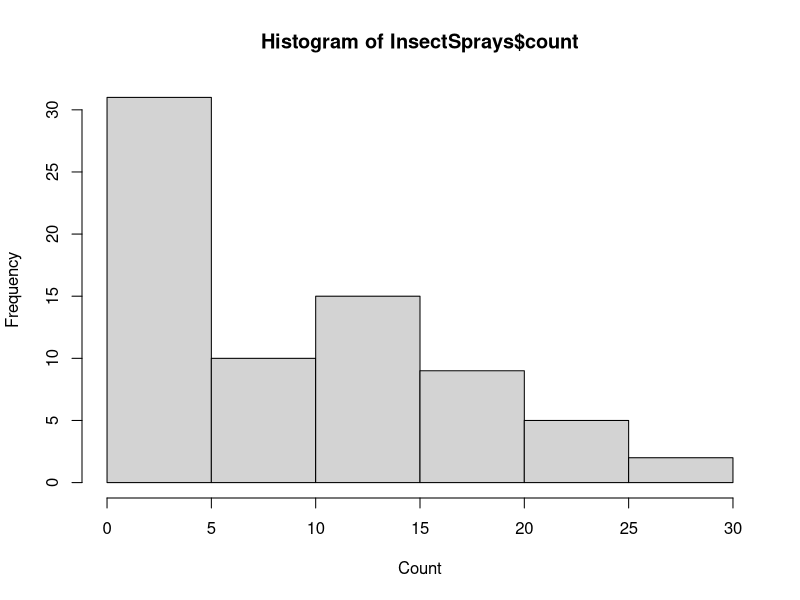
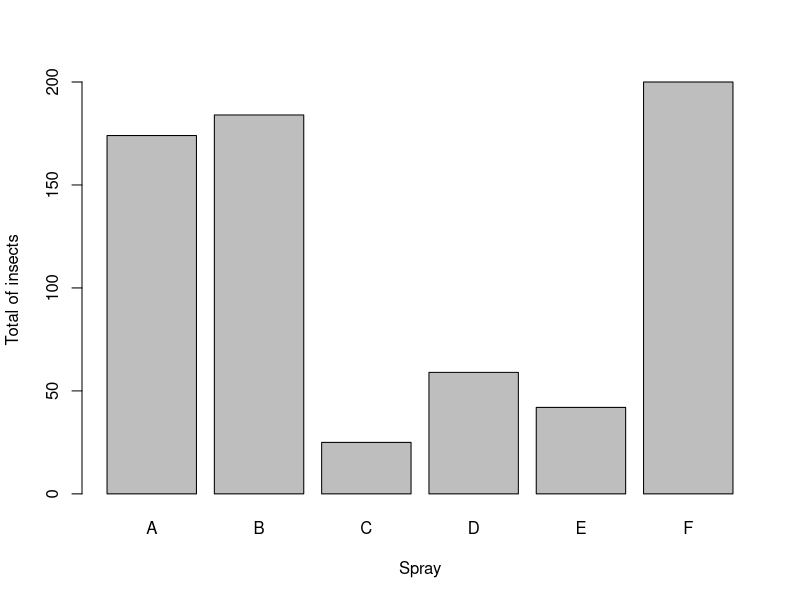
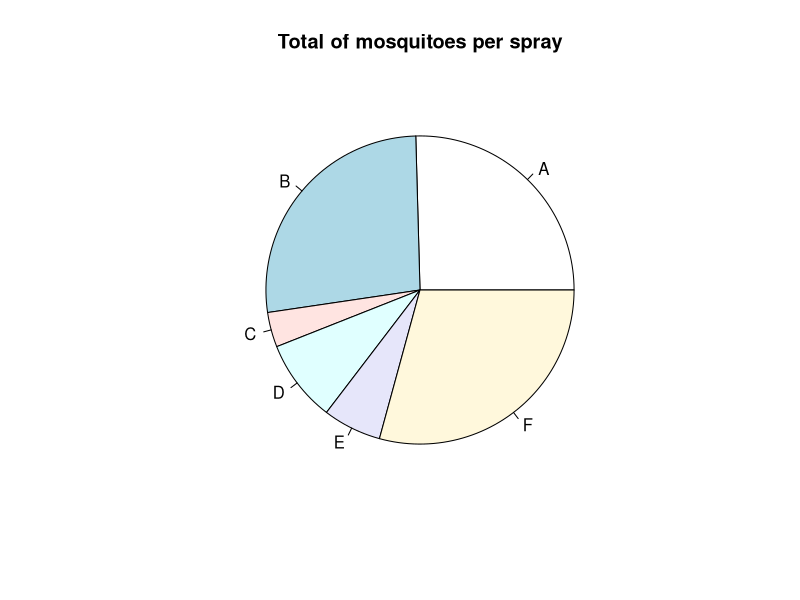

The R script that drew these images, in order: (Note: this script raises an error after producing the figures.)
#a ----
hist(InsectSprays$count,xlab = "Count",right=T)

#b ----
sumofinsects<-tapply(InsectSprays$count,InsectSprays$spray,sum)

barplot(sumofinsects,
        names.arg = levels(InsectSprays$spray),
        xlab="Spray",
        ylab = "Total of insects")
pie(sumofinsects,
    labels = levels(InsectSprays$spray),
    main = "Total of mosquitoes per spray")

#c ----

sort.fac <- factor(InsectSprays$spray)

ggpairs(InsectSprays,
        mapping=aes(col=spray),
        xlab=("Spray"),
        ylab=("Frequency"),
        axisLabels = "internal")

#d ----
USArrests[1:5,]

qplot(USArrests$UrbanPop,
      geom = "blank",
      main="Urban Population",
      xlab="Urban Population")+
      geom_histogram(color="black",
                     fill="blue",
                     breaks=seq(0,100,10),
                     closed="right")+
      geom_vline(mapping=aes(xintercept=c(quantile(USArrests$UrbanPop,0.25),
                                          quantile(USArrests$UrbanPop,0.50),
                                          quantile(USArrests$UrbanPop,0.75))),
                 show.legend = T)+
      scale_linetype_manual(values=c(2,3))+
      labs(linetype="")

#e ----
crimesperstate<-t(as.matrix(USArrests[,-3]))

barplot(crimesperstate,
        names.arg = state.abb,
        main="Types of crimes per state",
        legend.text = rownames(crimesperstate))

#f ----
urbancat <- rep(NA, length(USArrests$UrbanPop))
urbanmedian <- median(USArrests$UrbanPop)
for (i in 1:length(USArrests$UrbanPop)) {
      if (USArrests$UrbanPop[i] > urbanmedian) {
            urbancat[i] <- 1
      } else{
            urbancat[i] <- 0
      }
}
urbancat <- factor(urbancat)

#g ----
myusarrests <- USArrests[-3]
myusarrests$urbancat <- urbancat

#h ----
ggpairs(myusarrests,
        mapping = aes(col = urbancat),
        axisLabels = "internal")

#i ----
qquantiles<-quantile(quakes$mag,c(1/3,2/3))

magvec<-cut(quakes$mag,
            breaks=c(min(quakes$mag),
                     qquantiles[1],
                     qquantiles[2],
                     max(quakes$mag)))

#j ----
plot(
      quakes$long,
      quakes$lat,
      pch = (1:3)[magvec],
      col = (1:3)[magvec],
      main = "Latitude and longitude",
      ylab = "Latitude",
      xlab = "Longitude"
)

#k ----
legend(
      "bottomleft",
      legend = c("0<x<1/3", "1/3<x<2/3", "2/3<x<1"),
      col = 1:3,
      pch = 1:3,
      title="magnitude quantiles"
)